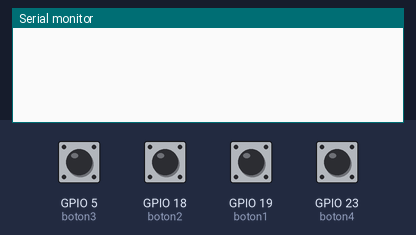
Recording of a sketch running on a simulated ESP32. On the bench: the last lines printed to the serial monitor. The test bench sets the inputs (shaded band); at power-on: GPIO 5 (boton3), GPIO 18 (boton2), GPIO 19 (boton1), GPIO 23 (boton4) HIGH.

Above: at 1.2 s.
1.3 s: GPIO 5 (boton3) pulled LOW for 0.15 s
At 1.7 s:
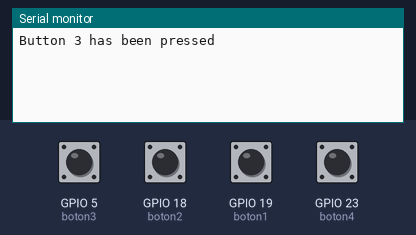
2.9 s: GPIO 18 (boton2) pulled LOW for 0.15 s
At 4.2 s:
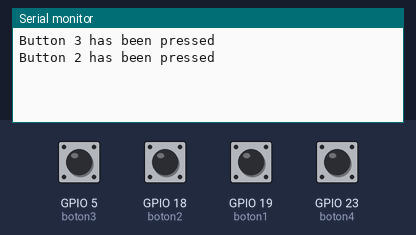
4.5 s: GPIO 19 (boton1) pulled LOW for 0.15 s
At 5.4 s:
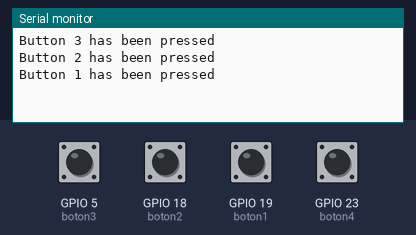
6.1 s: GPIO 23 (boton4) pulled LOW for 0.15 s
At 6.6 s:
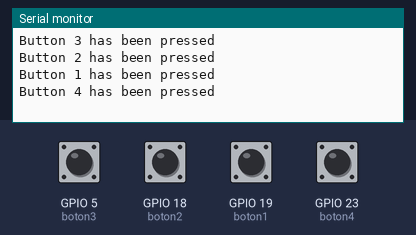
Timing chart, 0 to 8.7 s (numbered marks = the images above; inputs shaded):
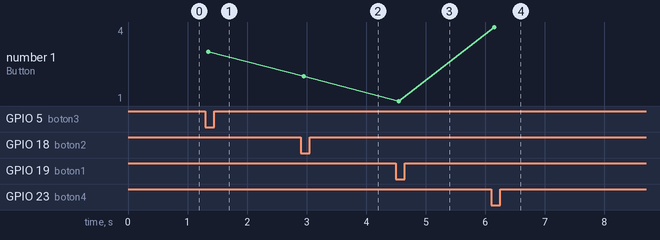

The sketch:

botones.ino
```cpp
#include <ezButton.h>

#define DEBOUNCE_TIME 50


struct Button {
  const uint8_t PIN;
  uint32_t numberKeyPresses;
  bool pressed;
};

ezButton boton1(19);
ezButton boton2(18);
ezButton boton3(5);
ezButton boton4(23);

Button button1 = {19, 0, false};
Button button2 = {18, 0, false};
Button button3 = {5, 0, false};
Button button4 = {23, 0, false};

void IRAM_ATTR isr1() {
  button1.numberKeyPresses += 1;
  button1.pressed = true;
}
void IRAM_ATTR isr2() {
  button2.numberKeyPresses += 1;
  button2.pressed = true;
}
void IRAM_ATTR isr3() {
  button3.numberKeyPresses += 1;
  button3.pressed = true;
}
void IRAM_ATTR isr4() {
  button4.numberKeyPresses += 1;
  button4.pressed = true;
}


void setup() {
  Serial.begin(115200);

  pinMode(button1.PIN, INPUT_PULLUP);
  pinMode(button2.PIN, INPUT_PULLUP);
  pinMode(button3.PIN, INPUT_PULLUP);
  pinMode(button4.PIN, INPUT_PULLUP);

  attachInterrupt(button1.PIN, isr1, FALLING);
  attachInterrupt(button2.PIN, isr2, FALLING);
  attachInterrupt(button3.PIN, isr3, FALLING);
  attachInterrupt(button4.PIN, isr4, FALLING);

  boton1.setDebounceTime(DEBOUNCE_TIME);
  boton2.setDebounceTime(DEBOUNCE_TIME);
  boton3.setDebounceTime(DEBOUNCE_TIME);
  boton4.setDebounceTime(DEBOUNCE_TIME);
}

void loop() {
  boton1.loop();
  boton2.loop();
  boton3.loop();
  boton4.loop();
  if (button1.pressed) {
    if (boton1.isPressed()){
      Serial.println("Button 1 has been pressed");
    }
    if (boton1.isReleased()){
        button1.pressed = false;
    }
  }

  if (button2.pressed) {
    if (boton2.isPressed()){
      Serial.println("Button 2 has been pressed");
    }
    if (boton2.isReleased()){
        button2.pressed = false;
    }
  }

  if (button3.pressed) {
    if (boton3.isPressed()){
      Serial.println("Button 3 has been pressed");
    }
    if (boton3.isReleased()){
        button3.pressed = false;
    }
  }

  if (button4.pressed) {
    if (boton4.isPressed()){
      Serial.println("Button 4 has been pressed");
    }
    if (boton4.isReleased()){
        button4.pressed = false;
    }
  }

  }
```

Measured:
- after the input at 1.3 s, the serial monitor: prints a new line after 0.05 s (image 1)
- after the input at 2.9 s, the serial monitor: prints a new line after 0.05 s (image 2)
- after the input at 4.5 s, the serial monitor: prints a new line after 0.05 s (image 3)
- after the input at 6.1 s, the serial monitor: prints a new line after 0.05 s (image 4)
- plotted number 1: 3 → 2 after the input at 2.9 s, 2 → 1 after the input at 4.5 s, 1 → 4 after the input at 6.1 s
